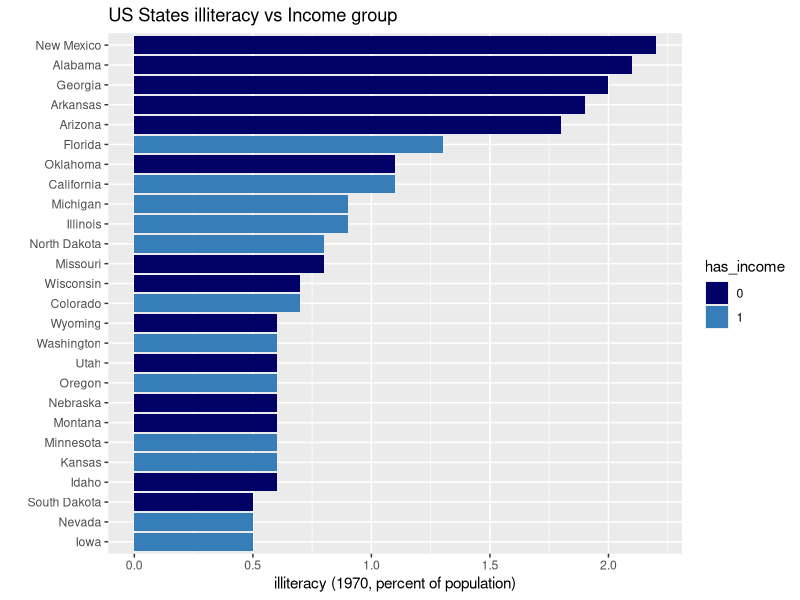

This figure's R source:
## ---- chunk 1
knitr::opts_chunk$set(echo = TRUE)
## ---- chunk 2
library(datasets)
data(state) 

library(dplyr)
## ---- chunk 3
state.x77 <- as.data.frame(state.x77)
state.x77$State <- rownames(state.x77) 
summary(state.x77) # summary to chcek if there are NaN's
## ---- chunk 4
stanyZPowierzchniaMiedzi50ka200k = state.x77 %>% 
    filter(Area >=50000 & Area <=200000) %>% 
    arrange(desc(Area)) 
    stanyZPowierzchniaMiedzi50ka200k %>% 
    select(State) %>% 
    head(3) 

## ---- chunk 5
data("USArrests") 

USArrests$State <- rownames(USArrests) 
## ---- chunk 6
stanyWgWspPrzestepczpsciSeksualnejRosnaco <- USArrests %>% 
  filter(State %in% stanyZPowierzchniaMiedzi50ka200k$State) %>% # filter the states based on previouse exercise (area between 50000 and 200000)
  arrange(Rape)     # data set is Rape order, increasing
  
stanyWgWspPrzestepczpsciSeksualnejRosnaco %>% 
  select(State) %>% # Selecting State variable
  head(5)           # 5 states with the lowest Rape

## ---- chunk 7
stanyZPow50ka200k_filtr<- stanyZPowierzchniaMiedzi50ka200k %>% 
  mutate(has_income = as.character(Income>4600)) # new variable with income grater than 4600 (boolen type, values: TRUE / FALSE)
## ---- chunk 8
library(ggplot2)
## ---- chunk 9
 ggplot(stanyZPow50ka200k_filtr,aes(x = reorder(State,Illiteracy))) + # zmienna State zostaje uszeregowana malejąco funkcją reorder()
  geom_bar(aes(weight = Illiteracy, fill = has_income)) + # fill = has income daje nam dwa zbiory (kolory), ustalenie weight = Illiteracy pozwala na zliczanie wsp. analfabetyzmu
  labs(title = "US States illiteracy vs Income group", x = "", y ="illiteracy (1970, percent of population)") + #tytuł wygresu i osiek 
  scale_fill_manual("has_income", values =  c("#000066", "#377EB8"), labels = c("0", "1"))+ #deklaracja jak chcemy żeby syświetlony został nasz podział na 2 zbiory (kolorystyka i opis legendy)
  coord_flip() # zamieniamy oś OX z OY, np. dla czytelności
